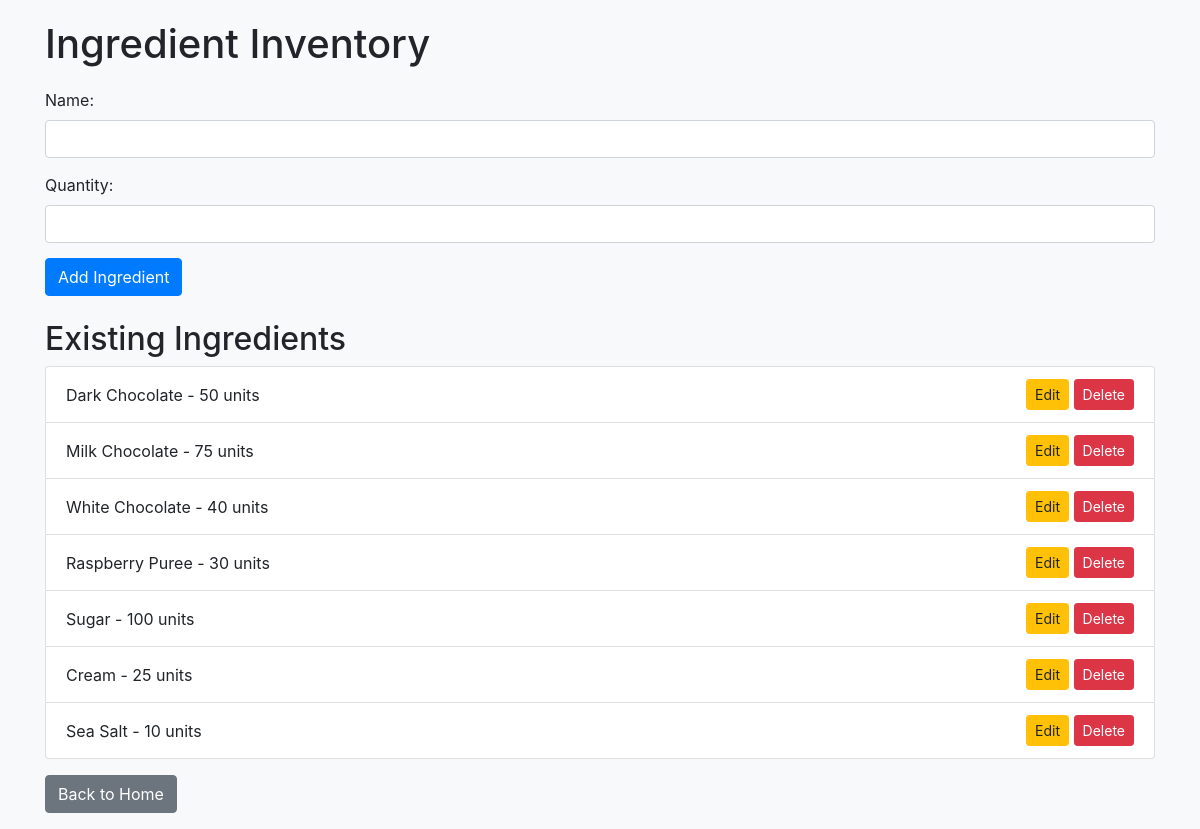
/ingredient-inventory, run on the app's committed database.
### chocolate_house/app.py (models this page shows)
class Ingredient(db.Model):
    id = db.Column(db.Integer, primary_key=True)
    name = db.Column(db.Text, nullable=False)
    quantity = db.Column(db.Integer)

### chocolate_house/app.py (the view)
@app.route("/ingredient-inventory", methods=["GET", "POST"])
def ingredient_inventory():
    if request.method == "POST":
        ingredient = Ingredient(name=request.form["name"], quantity=request.form["quantity"])
        db.session.add(ingredient)
        db.session.commit()
    ingredients = Ingredient.query.all()
    return render_template("ingredient_inventory.html", ingredients=ingredients)

### chocolate_house/templates/ingredient_inventory.html (shortened to what this page needs)
<!DOCTYPE html>
<html lang="en">
<head>
    <link href="https://stackpath.bootstrapcdn.com/bootstrap/4.5.2/css/bootstrap.min.css" rel="stylesheet">
</head>
<body>
    <div class="container">
        <h1>Ingredient Inventory</h1>
        <form method="POST" class="mb-4">
            <div class="form-group">
                <label for="name">Name:</label>
                <input type="text" class="form-control" name="name" required>
            </div>
            <div class="form-group">
                <label for="quantity">Quantity:</label>
                <input type="number" class="form-control" name="quantity" required min="1">
            </div>
            <button type="submit" class="btn btn-primary">Add Ingredient</button>
        </form>
        <h2>Existing Ingredients</h2>
        <ul class="list-group">
            {% for ingredient in ingredients %}
                <li class="list-group-item d-flex justify-content-between align-items-center">
                    {{ ingredient.name }} - {{ ingredient.quantity }} units
                    <span>
                        <a href="{{ url_for('edit_ingredient', ingredient_id=ingredient.id) }}" class="btn btn-warning btn-sm">Edit</a>
                        <form action="{{ url_for('delete_ingredient', ingredient_id=ingredient.id) }}" method="POST" style="display: inline;">
                            <input type="submit" value="Delete" class="btn btn-danger btn-sm">
                        </form>
                    </span>
                </li>
            {% endfor %}
        </ul>
        <p class="mt-3"><a href="{{ url_for('index') }}" class="btn btn-secondary">Back to Home</a></p>
    </div>
</body>
</html>

### chocolate_house/templates/ingredient_inventory.html (style rules this page uses)
body { background-color: #f8f9fa; }
.container { margin-top: 20px; }
h1 { margin-bottom: 20px; }
.form-group { margin-bottom: 15px; }

### data on the page
Ingredient: name "Dark Chocolate", quantity "50"
Ingredient: name "Milk Chocolate", quantity "75"
Ingredient: name "White Chocolate", quantity "40"
Ingredient: name "Raspberry Puree", quantity "30"
Ingredient: name "Sugar", quantity "100"
Ingredient: name "Cream", quantity "25"
Ingredient: name "Sea Salt", quantity "10"
